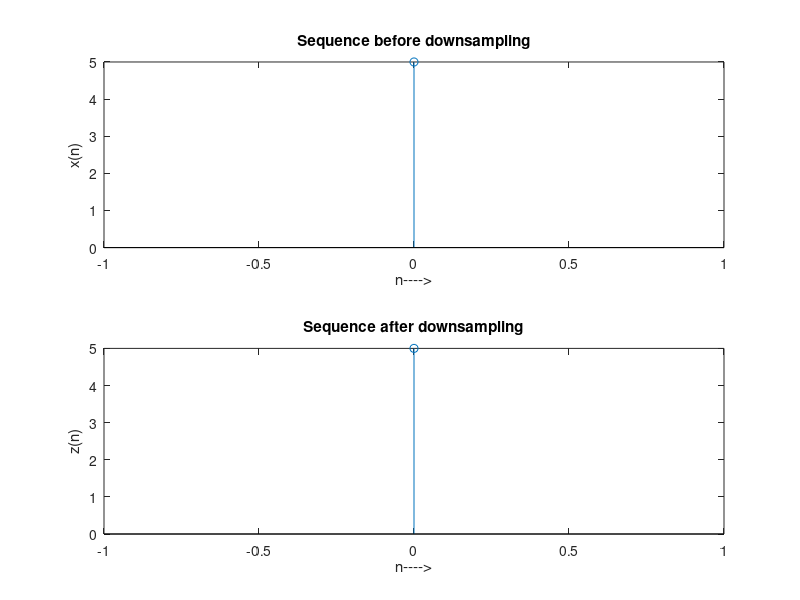

Write the MATLAB code that produced this figure.
clc;close all;clear all;
z=[];
%x=randi(10,1,5)
x = input('Enter the input sequence x(n):');
d = input('Enter the downsampling factor :');
m = length(x);
disp('Downsampled sequence is');
z=x(1:d:m)
n=0:m-1;
l=0:length(z)-1;
subplot(2,1,1),stem(n,x);
xlabel('n---->');ylabel('x(n)');
title('Sequence before downsampling');
subplot(2,1,2),stem(l,z);
xlabel('n---->');ylabel('z(n)');
title('Sequence after downsampling');
